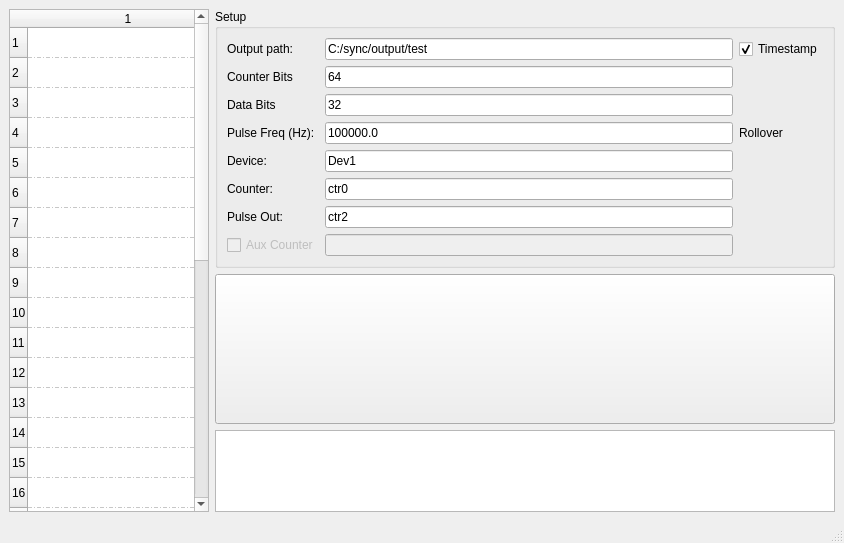
<?xml version="1.0" encoding="UTF-8"?>
<ui version="4.0">
 <class>MainWindow</class>
 <widget class="QMainWindow" name="MainWindow">
  <property name="geometry">
   <rect>
    <x>0</x>
    <y>0</y>
    <width>844</width>
    <height>543</height>
   </rect>
  </property>
  <property name="windowTitle">
   <string>Sync</string>
  </property>
  <widget class="QWidget" name="centralwidget">
   <layout class="QGridLayout" name="gridLayout_2">
    <item row="0" column="1">
     <widget class="QGroupBox" name="groupBox">
      <property name="title">
       <string>Setup</string>
      </property>
      <layout class="QGridLayout" name="gridLayout">
       <item row="1" column="1">
        <widget class="QLineEdit" name="lineEdit_counter_bits">
         <property name="text">
          <string>64</string>
         </property>
        </widget>
       </item>
       <item row="1" column="0">
        <widget class="QLabel" name="label_6">
         <property name="text">
          <string>Counter Bits</string>
         </property>
        </widget>
       </item>
       <item row="0" column="0">
        <widget class="QLabel" name="label">
         <property name="text">
          <string>Output path:</string>
         </property>
        </widget>
       </item>
       <item row="0" column="1">
        <widget class="QLineEdit" name="lineEdit_output_path">
         <property name="text">
          <string>C:/sync/output/test</string>
         </property>
        </widget>
       </item>
       <item row="0" column="2">
        <widget class="QCheckBox" name="checkBox_timestamp">
         <property name="text">
          <string>Timestamp</string>
         </property>
         <property name="checked">
          <bool>true</bool>
         </property>
        </widget>
       </item>
       <item row="3" column="0">
        <widget class="QLabel" name="label_2">
         <property name="text">
          <string>Pulse Freq (Hz):</string>
         </property>
        </widget>
       </item>
       <item row="3" column="1">
        <widget class="QLineEdit" name="lineEdit_pulse_freq">
         <property name="text">
          <string>100000.0</string>
         </property>
        </widget>
       </item>
       <item row="3" column="2">
        <widget class="QLabel" name="label_rollover">
         <property name="text">
          <string>Rollover</string>
         </property>
        </widget>
       </item>
       <item row="4" column="0">
        <widget class="QLabel" name="label_5">
         <property name="text">
          <string>Device:</string>
         </property>
        </widget>
       </item>
       <item row="4" column="1">
        <widget class="QLineEdit" name="lineEdit_device">
         <property name="text">
          <string>Dev1</string>
         </property>
        </widget>
       </item>
       <item row="5" column="0">
        <widget class="QLabel" name="label_4">
         <property name="text">
          <string>Counter:</string>
         </property>
        </widget>
       </item>
       <item row="5" column="1">
        <widget class="QLineEdit" name="lineEdit_counter">
         <property name="text">
          <string>ctr0</string>
         </property>
        </widget>
       </item>
       <item row="6" column="0">
        <widget class="QLabel" name="label_3">
         <property name="text">
          <string>Pulse Out:</string>
         </property>
        </widget>
       </item>
       <item row="6" column="1">
        <widget class="QLineEdit" name="lineEdit_pulse_out">
         <property name="text">
          <string>ctr2</string>
         </property>
        </widget>
       </item>
       <item row="7" column="0">
        <widget class="QCheckBox" name="checkBox_aux_counter">
         <property name="enabled">
          <bool>false</bool>
         </property>
         <property name="text">
          <string>Aux Counter</string>
         </property>
        </widget>
       </item>
       <item row="7" column="1">
        <widget class="QLineEdit" name="lineEdit_aux_counter">
         <property name="enabled">
          <bool>false</bool>
         </property>
        </widget>
       </item>
       <item row="2" column="0">
        <widget class="QLabel" name="label_data_bits">
         <property name="text">
          <string>Data Bits</string>
         </property>
        </widget>
       </item>
       <item row="2" column="1">
        <widget class="QLineEdit" name="lineEdit_data_bits">
         <property name="text">
          <string>32</string>
         </property>
        </widget>
       </item>
      </layout>
     </widget>
    </item>
    <item row="1" column="1">
     <widget class="QPushButton" name="pushButton_start">
      <property name="minimumSize">
       <size>
        <width>200</width>
        <height>150</height>
       </size>
      </property>
      <property name="text">
       <string/>
      </property>
      <property name="iconSize">
       <size>
        <width>128</width>
        <height>128</height>
       </size>
      </property>
     </widget>
    </item>
    <item row="2" column="1">
     <widget class="QPlainTextEdit" name="plainTextEdit"/>
    </item>
    <item row="0" column="0" rowspan="3">
     <widget class="QTableWidget" name="tableWidget_labels">
      <property name="minimumSize">
       <size>
        <width>150</width>
        <height>0</height>
       </size>
      </property>
      <property name="maximumSize">
       <size>
        <width>200</width>
        <height>16777215</height>
       </size>
      </property>
      <property name="showGrid">
       <bool>true</bool>
      </property>
      <property name="gridStyle">
       <enum>Qt::DashDotLine</enum>
      </property>
      <property name="cornerButtonEnabled">
       <bool>true</bool>
      </property>
      <property name="rowCount">
       <number>32</number>
      </property>
      <property name="columnCount">
       <number>1</number>
      </property>
      <attribute name="horizontalHeaderDefaultSectionSize">
       <number>200</number>
      </attribute>
      <attribute name="verticalHeaderDefaultSectionSize">
       <number>30</number>
      </attribute>
      <row/>
      <row/>
      <row/>
      <row/>
      <row/>
      <row/>
      <row/>
      <row/>
      <row/>
      <row/>
      <row/>
      <row/>
      <row/>
      <row/>
      <row/>
      <row/>
      <row/>
      <row/>
      <row/>
      <row/>
      <row/>
      <row/>
      <row/>
      <row/>
      <row/>
      <row/>
      <row/>
      <row/>
      <row/>
      <row/>
      <row/>
      <row/>
      <column/>
     </widget>
    </item>
   </layout>
  </widget>
  <widget class="QMenuBar" name="menubar">
   <property name="geometry">
    <rect>
     <x>0</x>
     <y>0</y>
     <width>844</width>
     <height>21</height>
    </rect>
   </property>
  </widget>
  <widget class="QStatusBar" name="statusbar"/>
 </widget>
 <resources/>
 <connections/>
</ui>
